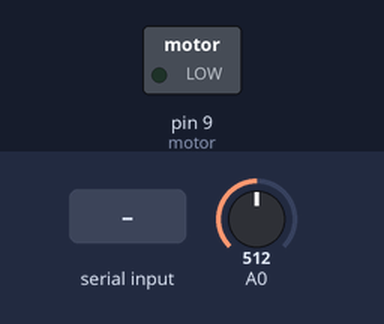
This sketch was run on a simulated Arduino Uno, built with avr-gcc and run on an emulated ATmega328P. Parts: switched loads named in the sketch (green lamp = pin HIGH). The test bench sets the inputs (shaded band); at power-on: A0 = 512.

Above: at 1.2 s.
1.3 s: "1" received over Serial
At 3.0 s:
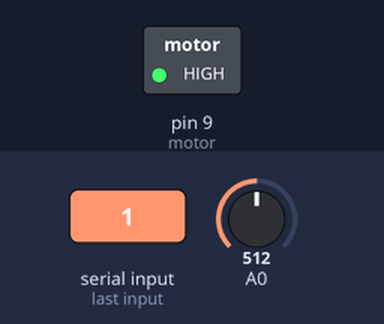
Timing chart, 0 to 8.8 s (numbered marks = the images above; inputs shaded):
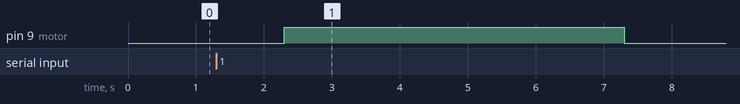

The sketch:

humid.ino
```cpp
#include <SoftwareSerial.h>

bool flag = false;
float now_string = 0;

int sensor = 0;
int motor = 9;

int R_max = 1023;
int R_min = 0;
int R_current = 500;
int difference = R_max - R_current;

unsigned long past =0;
unsigned long pasttime =0;

void setup()
{
  Serial.begin(115200);
  pinMode(motor, OUTPUT);
  pasttime = millis();
  digitalWrite(motor, LOW);
  Serial.flush();
}

void loop()
{
  sensor = analogRead(A0);
  float now_sensing = (float)(1023-sensor)/1023*100;

  if(Serial.available()){
    if(!flag){
      Serial.readString();
      flag = true;
      digitalWrite(motor, HIGH);
      past = millis();
    }
  }

  if(millis() - past >= 5000){
    if(flag){
      digitalWrite(motor, LOW);
      flag = false;
    }
  }

  if(millis() - pasttime >= 10000){
    String str = "@";
    str += String(now_sensing, 1);
    str += "#";
    Serial.flush();
    Serial.print(str);
    pasttime = millis();
  }
}
```

Measured:
- after the input at 1.3 s, pin 9 (motor): LOW → HIGH after 1.0 s, → LOW 5.0 s later
